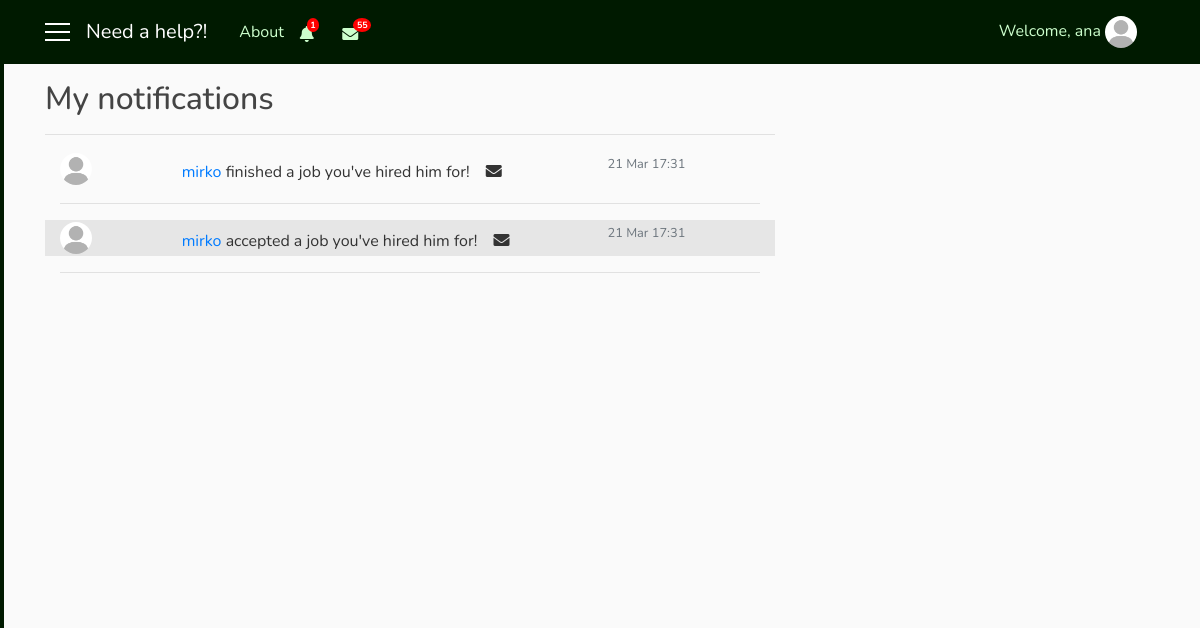
The page /notifications_client/1 (signed in) on the database as committed earlier.
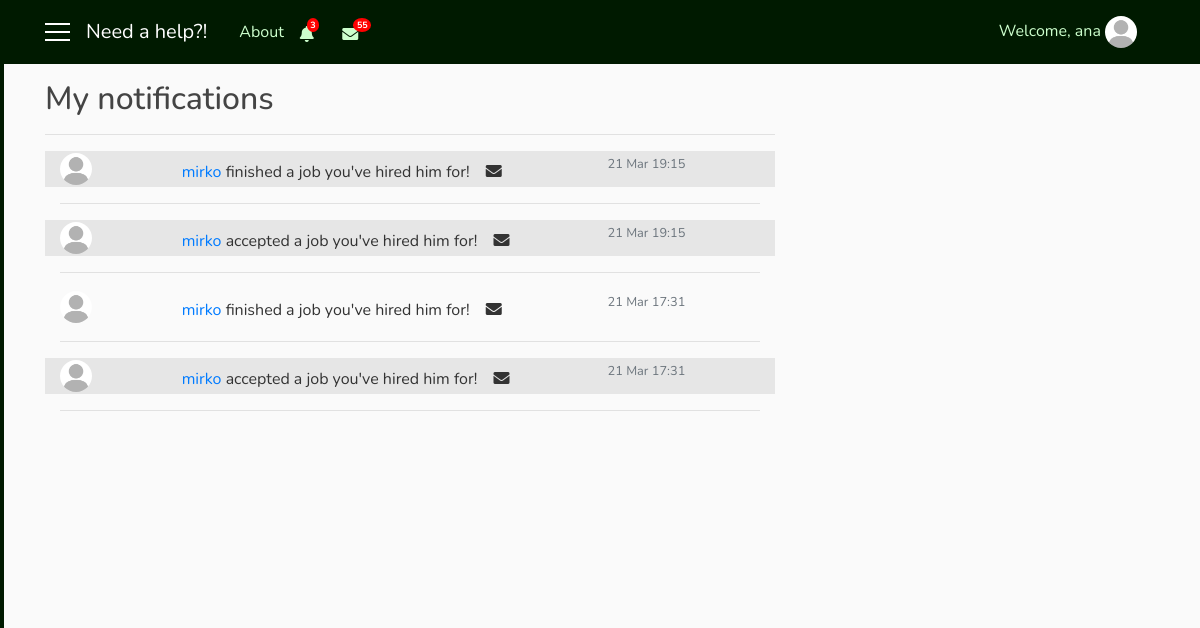
The same page on the database as committed later.
### user/models.py (models this page shows, shortened)
class ClientNotifications(models.Model):
    client = models.ForeignKey(User, on_delete=models.CASCADE)
    notification = models.CharField(max_length=1000)
    url_to_go = models.CharField(max_length=200, default='-')
    date = models.DateTimeField(auto_now_add=True)
    seen = models.BooleanField(default=False)
    remove = models.BooleanField(default=False)

### need_a_help_app/views.py (the view)
# urls.py: path('notifications_client/<int:pk>', views.NotificationsClientListView.as_view(), name='notifications_client'),
class NotificationsClientListView(LoginRequiredMixin, ListView):
    model = ClientNotifications
    template_name = 'need_a_help_app/notifications_client.html'
    context_object_name = 'notif'
    paginate_by = 5
    def get_queryset(self):
        user = get_object_or_404(User, pk=self.kwargs.get('pk'))
        return ClientNotifications.objects.filter(client=user).order_by('-date')
    def get_context_data(self, **kwargs):
        context_data = super(NotificationsClientListView, self).get_context_data(**kwargs)
        users = User.objects.all()
        us = self.request.user
        not_c = ClientNotifications.objects.filter(client=us, remove=False).order_by('-date')
        not_cli = ClientNotifications.objects.filter(client=us, seen=False).count()
        context_data['us'] = users
        context_data['not_c'] = not_c
        context_data['not_cli'] = not_cli
        return context_data

### need_a_help_app/templates/need_a_help_app/notifications_client.html (shortened to what this page needs)
{% extends 'need_a_help_app/base.html' %}
{% block notify_client %}
    {% if not_c %}
        <i class="nav-item nav-link fas fa-bell mt-1 popOver" data-title="Notifications" data-content="
            <div class='container'>
                {% for n in not_c|slice:'5' %}
                    <div {% if not n.seen %}class='row not_seen'{% else %}class='row not_row' style='cursor: pointer;'{% endif %} onclick='location.href=&quot;{% url 'main' %}?not_c={{ n.id }}&quot;;'>
                        {{ n.notification }}
                        <div class='col-sm-3 col-md-3 col-lg-3'>
                            <small class='text-secondary text-muted'>{{ n.date|date:'dM H:i' }}</small>
                        </div>
                    </div>
                    <hr width=100%>
                {% endfor %}
                <div class='row'>
                    <div class='col-sm-12 col-md-12 col-lg-12 pl-5'>
                        <a href='{% url 'notifications_repairman' user.id %}'>Show all notifications</a>
                    </div>
                </div>
            </div>" data-placement="bottom" data-html="true" data-toggle="popover" data-container="body" data-trigger="click"></i>
        {% if not_cli %}
            <span class="badge badge-notify-bell">{{ not_cli }}</span>
        {% endif %}
    {% else %}
        <i class="nav-item nav-link fas fa-bell mt-1 popOver" data-title="Notifications" data-content="
            <h6 class='text-secondary text-muted' align='center'>No results</h6>" data-placement="bottom" data-html="true" data-toggle="popover" data-container="body" data-trigger="hover"></i>
    {% endif %}
{% endblock %}
{% block mess_client %}
        <span class="badge badge-notify-mess">55</span>
{% endblock %}
{% block content %}
   <h2 class="pt-4">My notifications</h2>
   <hr width="100%">
   {% if notif %}
        <div class='container'>
           {% for n in notif %}
                {% if not n.seen %}
                    <div class="row not_seen" onclick="location.href=&quot;{% url 'main' %}?not_c={{ n.id }}&quot;;">
                        {% autoescape off %}{{ n.notification }}{% endautoescape %}
                        <div class="col-sm-3 col-md-3 col-lg-3">
                            <small class="text-secondary text-muted">{{ n.date|date:'d M H:i' }}</small>
                        </div>
                    </div>
                {% else %}
                    <div class='row not_row' style='cursor: pointer;' onclick="location.href=&quot;{% url 'main' %}?not_c={{ n.id }}&quot;;">
                        {% autoescape off %}{{ n.notification }}{% endautoescape %}
                        <div class="col-sm-3 col-md-3 col-lg-3">
                            <small class="text-secondary text-muted">{{ n.date|date:'d M H:i' }}</small>
                        </div>
                    </div>
                {% endif %}
                <hr width=100%>
           {% endfor %}
        </div>
    {% else %}
    <h3 class="text-secondary text-muted" align="center">No results</h3>
   {% endif %}
    <div class="container" align="center">
        <div class="row">
            <div class="col-sm-12 col-md-12 col-lg-12 align-items-center justify-content" style="margin: auto">
            </div>
        </div>
   </div>
{% endblock %}

### need_a_help_app/templates/need_a_help_app/base.html (shortened to what this page needs)
{% load static %}
<!DOCTYPE html>
<html>
    <head>
        <link rel="stylesheet" href="https://maxcdn.bootstrapcdn.com/bootstrap/4.0.0/css/bootstrap.min.css">
        <link rel="stylesheet" href="https://use.fontawesome.com/releases/v5.7.2/css/all.css">
        <link rel="stylesheet" type="text/css" href="{% static 'need_a_help_app/style.css' %}">
    </head>
    <body>
      <div id="wrapper">
          {% if user.is_authenticated and user.profile.role == 'client' %}
            <div id="sidebar-wrapper">
                <ul class="sidebar-nav">
                    <div class="list-group pt-2 d-none d-sm-none d-md-block d-lg-block">
                      <a class="list-group-item sb" href="{% url 'main' %}">&nbsp; Home</a>
                      <a class="list-group-item sb" href="{% url 'inbox' user.id %}">&nbsp; Messages</a>
                      <a class="list-group-item sb" href="{% url 'notifications_client' user.id %}">&nbsp; My notifications</a>
                      <a class="list-group-item sb" href="{% url 'profile' user.id %}">&nbsp; Settings</a>
                      <a class="list-group-item sb" href="{% url 'favorites' %}">&nbsp; My favourites</a>
                    </div>
                </ul>
            </div>
          {% endif %}
          <header class="site-header">
            <nav class="navbar navbar-expand-md navbar-dark bg-steel fixed-top">
              <div class="container">
                {% if user.is_authenticated %}
                  <a href='#' id='menu-toggle'><div class='menu-icon'></div>
                                  <div class='menu-icon'></div>
                                  <div class='menu-icon'></div></a>
                  <a class="navbar-brand mr-4 ml-3" href="{% url 'main' %}">Need a help?!</a>
                {% else %}
                  <a class="navbar-brand mr-4" href="#">Need a help?!</a>
                  <button class="navbar-toggler" type="button" data-toggle="collapse" data-target="#navbarToggle" aria-controls="navbarToggle" aria-expanded="false" aria-label="Toggle navigation">
                    <span class="navbar-toggler-icon"></span>
                  </button>
                {% endif %}
                <div class="collapse navbar-collapse" id="navbarToggle">
                  <div class="navbar-nav mr-auto">
                    <a class="nav-item nav-link" href="{% url 'home' %}">About</a>
                    {% if user.is_authenticated %}
                      <div  class="collapse navbar-collapse hidden-xs">
                        {% if user.profile.role == 'repairman' %}
                          {% block notify_repairman %}{% endblock %}
                        {% else %}
                          {% block notify_client %}{% endblock %}
                        {% endif %}
                        <i class="nav-item nav-link fas fa-envelope mt-1"></i>
                        {% block mess_client %}{% endblock %}
                      </div>
                    {% else %}
                      <div class="d-sm-block d-md-none">
                        <a class="nav-item nav-link" href="{% url 'login' %}">Login</a>
                        <a class="nav-item nav-link" href="{% url 'register' %}">Register</a>
                      </div>
                    {% endif %}
                  </div>
                </div>
                  <div class="navbar-nav">
                    {% if user.is_authenticated %}
                      <div class="collapse navbar-collapse hidden-xs">
                          <span class="nav-item nav-link">Welcome, {{ user.username }}
                            <img class="rounded-circle navbar-img popOver" data-title="Logged in as {{ user.profile.role }}" data-content="
                                <a class='list-group-item sb' href='{% url 'info' user.id %}'><i class='fa fa-user fa-fw' aria-hidden='true'></i>&nbsp; My profile</a>
                                <a class='list-group-item sb' href='{% url 'logout' %}'><i class='fas fa-power-off'></i>&nbsp Logout</a>" data-placement="bottom" data-html="true" data-toggle="popover" data-container="body" data-trigger="click" src="{{ user.profile.photo.url }}">
                          </span>
                      </div>
                    {% else %}
                      <div class="collapse navbar-collapse">
                        <a class="nav-item nav-link" href="{% url 'login' %}">Login</a>
                        <a class="nav-item nav-link" href="{% url 'register' %}">Register</a>
                      </div>
                    {% endif %}
                  </div>
              </div>
            </nav>
          </header>
          <div id="page-content-wrapper">
            <main role="main" class="container">
              <div class="row">
                <div class="col-sm-8 col-md-8 col-lg-8">
                  {% block content %}{% endblock %}
                </div>
              </div>
            </main>
          </div>
    </div>
    </body>
</html>

### need_a_help_app/static/need_a_help_app/style.css (style rules this page uses)
body { background: #fafafa; color: #333333; margin-top: 56px; font-family: Nunito; }
h1, h2, h3, h4, h5, h6 { color: #444444; }
ul { margin: 0; }
.bg-steel { background-color: #001a00; }
.site-header .navbar-nav .nav-link { color: #ccffcc; }
.navbar-img { height: 32px; width: 32px; margin-right: 10px; cursor: pointer; }
.menu-icon { width: 25px; height: 2px; background-color: white; margin: 6px 0; }
.sidebar-nav { padding-left: 0px; color: black; }
#sidebar-wrapper { z-index: 1; position: fixed; width: 0; height: 100%; overflow-y: hidden; background-color: #001a00; border: 2px solid #001a00; }
#page-content-wrapper { width: 100%; position: static; padding: 0; }
.sb { background-color: #001a00; color: #ccffcc; opacity: 0.9; }
.badge-notify-bell { background: red; position: relative; color: white; border-radius: 50%; top: -7px; left: -15px; font-size: xx-small; }
.badge-notify-mess { background: red; position: relative; color: white; border-radius: 50%; top: -7px; left: -13px; font-size: xx-small; }
.not_seen { background: #e6e6e6; cursor: pointer; }
.fa-bell { cursor: pointer; }
.fa-envelope { cursor: pointer; }

Rows that differ between the two databases and show on the page:
added ClientNotifications: notification (placeholder picture), notification "mirko finished a job you've hired him for!", date "21 Mar 19:15"
added ClientNotifications: notification (placeholder picture), notification "mirko accepted a job you've hired him for!", date "21 Mar 19:15"
Other text that changed with them:
{{ not_cli }}: "1" → "3"
